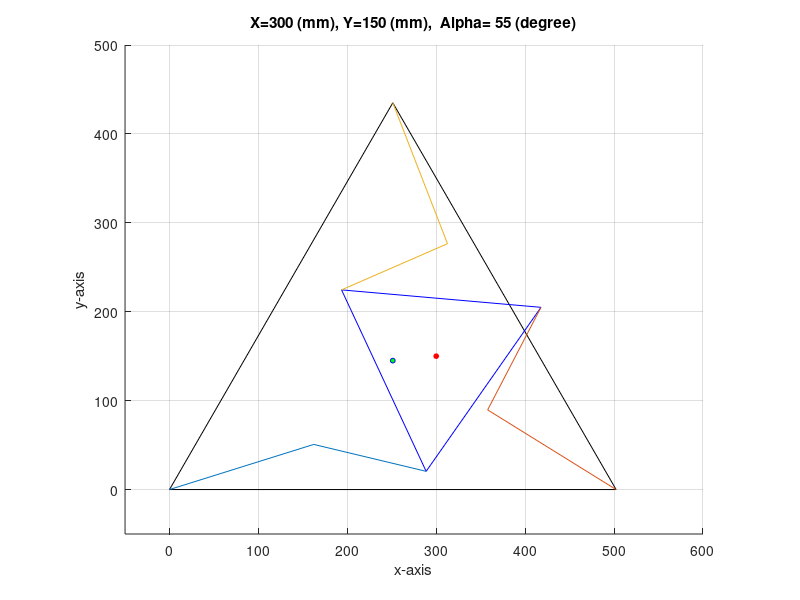
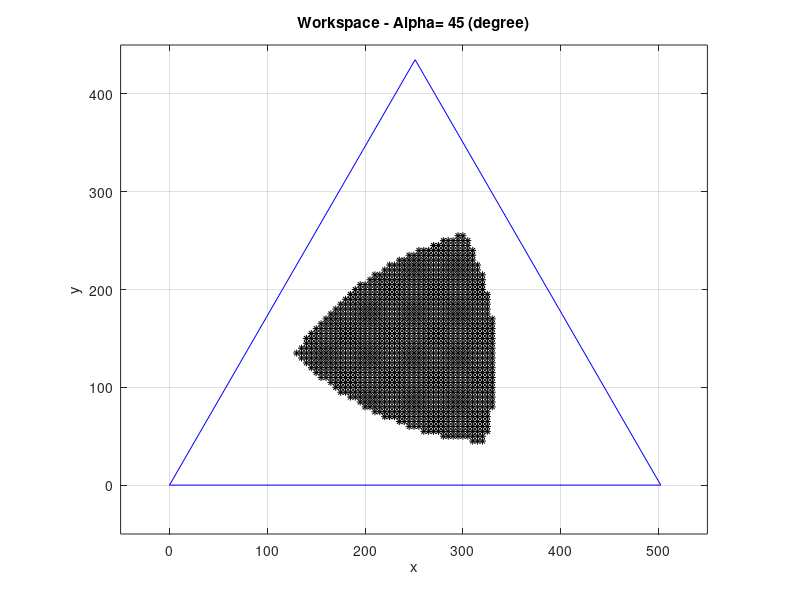

Write the MATLAB code that produced these figures, in order.
clc
clear
 
%specifying the initial end-effector points xp, yp and orientation angle 
xe=300;ye=150;a=55;% orientation angle 'alpha'
 
LA1=170; % length of link 1 of arm i, i=1,2,3
LB1=130;%length of link 2 of arm i
lm1=130; % r
Rb=290;%base triangle (mm)
 
% initial base traingle points
x1=0;y1=0;
x2=sqrt(3)*Rb;y2=0;
x3=sqrt(3)*Rb/2;y3=1.5*Rb;
 
% rotation angle of Mi (3rd joint)
fi1=a+30;
fi2=a+150;
fi3=a+270;   
 
%rotational angle of Mi 
M1x_y=[xe - lm1*cosd(fi1),ye - lm1*sind(fi1)];
M2x_y=[xe - lm1*cosd(fi2),ye - lm1*sind(fi2)];
M3x_y=[xe - lm1*cosd(fi3),ye - lm1*sind(fi3)];
 
Ax1_y=sqrt((xe - lm1*cosd(fi1)-x1)^2+(ye - lm1*sind(fi1)-y1)^2);
Ax2_y=sqrt((xe - lm1*cosd(fi2)-x2)^2+(ye - lm1*sind(fi2)-y2)^2);
Ax3_y=sqrt((xe - lm1*cosd(fi3)-x3)^2+(ye - lm1*sind(fi3)-y3)^2);
 
% Calculating ci and di values for angle Qi of joint 1
c1=atan2d((M1x_y(2)),(M1x_y(1)));
d1=acosd((LA1^2-LB1^2+Ax1_y^2)/(2*LA1*Ax1_y));
c2=atan2d((M2x_y(2)-y2),(M2x_y(1)-x2));
d2=acosd((LA1^2-LB1^2+Ax2_y^2)/(2*LA1*Ax2_y));
c3=atan2d((M3x_y(2)-y3),(M3x_y(1)-x3));
d3=acosd((LA1^2-LB1^2+Ax3_y^2)/(2*LA1*Ax3_y));
 
%Theta values which has two solutions for each arms 
Q11(1)=c1+d1; Q11(2)=c1-d1;
Q12(1)=c2+d2; Q12(2)=c2-d2;
Q13(1)=c3+d3; Q13(2)=c3-d3;
 
% location of Bi - 2nd arm
B1x=LA1*cosd(Q11)+x1;
B1y=LA1*sind(Q11)+y1;
 
B2x=LA1*cosd(Q12)+x2;
B2y=LA1*sind(Q12)+y2;
 
B3x=LA1*cosd(Q13)+x3;
B3y=LA1*sind(Q13)+y3;
 
%Determining the rotation angle of Bi for 3 joints
B_Q21=(Ax1_y^2-LA1^2-LB1^2)/(2*LA1*LB1);
B_Q22=((Ax2_y)^2-LA1^2-LB1^2)/(2*LA1*LB1);
B_Q23=((Ax3_y)^2-LA1^2-LB1^2)/(2*LA1*LB1);
 
%Sci / rotational angle of joint 2 in degrees of all arms
sci21(1)=atan2d(sqrt(1-(B_Q21)^2), B_Q21);
sci21(2)=atan2d(-sqrt(1-(B_Q21)^2), B_Q21);
 
sci22(1)=atan2d(sqrt(1-(B_Q22)^2), B_Q22);
sci22(2)=atan2d(-sqrt(1-(B_Q22)^2), B_Q22);
 
sci23(1)=atan2d(sqrt(1-(B_Q23)^2), B_Q23);
sci23(2)=atan2d(-sqrt(1-(B_Q23)^2), B_Q23);
 
%%Plotting the Parallel robot
figure(1)
hold on; grid on;
title(['X=' num2str(xe) ' (mm), Y=' num2str(ye) ' (mm),  Alpha= ' num2str(a) ' (degree)'])
xlabel('x-axis'); ylabel('y-axis');
xlim([-50 600])
ylim([-50 500])
axis equal;
 
% base triangle
base_tri = [0 2*Rb*cosd(30) Rb*cosd(30) 0; 0 0 (Rb*sind(30) +Rb) 0];
 
% plotting platform
platform_tri=[M1x_y(1) M2x_y(1) M3x_y(1) M1x_y(1) ;M1x_y(2) M2x_y(2) M3x_y(2) M1x_y(2)];
plot (base_tri(1,:),base_tri(2,:),'k')
plot (platform_tri(1,:),platform_tri(2,:),'b')
plot(sind(60)*Rb,0.5*Rb,'bo','MarkerFaceColor','g','MarkerSize',3.5)
plot(xe,ye,'ro','MarkerFaceColor','r','MarkerSize',3.5)
 
arm_1=[x1 B1x(1) M1x_y(1); y1 B1y(1) M1x_y(2)];
arm_2=[x2 B2x(1) M2x_y(1); y2 B2y(1) M2x_y(2)];
arm_3=[x3 B3x(1) M3x_y(1); y3 B3y(1) M3x_y(2)];
 
plot(arm_1(1,:),arm_1(2,:))
plot(arm_2(1,:),arm_2(2,:))
plot(arm_3(1,:),arm_3(2,:))
 
clc
clear
xp = zeros(1,120);
yp = zeros(1,120);
 
 
%% Plotting the workspace for different alpha (a)
 
a=45;  %initialize alpha value(a)
 
LA1=170;
LB1=130;
lm1=130;
Rb=290;
 
x1=0;y1=0;
x2=sqrt(3)*Rb;y2=0;
x3=sqrt(3)*Rb/2;y3=1.5*Rb;
 
i=1;
 
for xp=5:5:600
    for yp=5:5:600
        
        fi1=a+30;
        fi2=a+150;
        fi3=a+270;
        
        M1x_y=[xp - lm1*cosd(fi1),yp - lm1*sind(fi1)];
        M2x_y=[xp - lm1*cosd(fi2),yp - lm1*sind(fi2)];
        M3x_y=[xp - lm1*cosd(fi3),yp - lm1*sind(fi3)];
        Ax1_y=sqrt((xp - lm1*cosd(fi1)-x1)^2+(yp - lm1*sind(fi1)-y1)^2);
        Ax2_y=sqrt((xp - lm1*cosd(fi2)-x2)^2+(yp - lm1*sind(fi2)-y2)^2);
        Ax3_y=sqrt((xp - lm1*cosd(fi3)-x3)^2+(yp - lm1*sind(fi3)-y3)^2);
        
        c1=atan2d((M1x_y(2)),(M1x_y(1)));
        d1=acosd((LA1^2-LB1^2+Ax1_y^2)/(2*LA1*Ax1_y));
        c2=atan2d((M2x_y(2)-y2),(M2x_y(1)-x2));
        d2=acosd((LA1^2-LB1^2+Ax2_y^2)/(2*LA1*Ax2_y));
        c3=atan2d((M3x_y(2)-y3),(M3x_y(1)-x3));
        d3=acosd((LA1^2-LB1^2+Ax3_y^2)/(2*LA1*Ax3_y));
        Q11(1)=c1+d1; Q11(2)=c1-d1;
        Q12(1)=c2+d2; Q12(2)=c2-d2;
        Q13(1)=c3+d3; Q13(2)=c3-d3;
        
        B_Q21=(Ax1_y^2-LA1^2-LB1^2)/(2*LA1*LB1);
        B_Q22=((Ax2_y)^2-LA1^2-LB1^2)/(2*LA1*LB1);
        B_Q23=((Ax3_y)^2-LA1^2-LB1^2)/(2*LA1*LB1);
        
       % Defining Singularity 
        if (B_Q21)^2>1||(B_Q22)^2>1||(B_Q23)^2>1
            fprintf('Out of reach, select different values');
        else
            X(i)=xp;
            Y(i)=yp;
            i=i+1;
        end
    end
end
 
%%%%%%%%%%%%%%%%%%%%%%%% workspace%%%%%%%%%%%%%%%%%%%%%5
figure(2)
base_tri = [0 2*Rb*cosd(30) Rb*cosd(30) 0; 0 0 (Rb*sind(30) +Rb) 0]; %plotting the base triangle
plot (base_tri(1,:),base_tri(2,:),'b')
hold on
grid on
xlim([-50 550])
ylim([-50 450])
axis equal
xlabel('x'); ylabel('y');
title(['Workspace - Alpha= ' num2str(a) ' (degree)'])
plot(X,Y, 'k*','MarkerSize',5)
